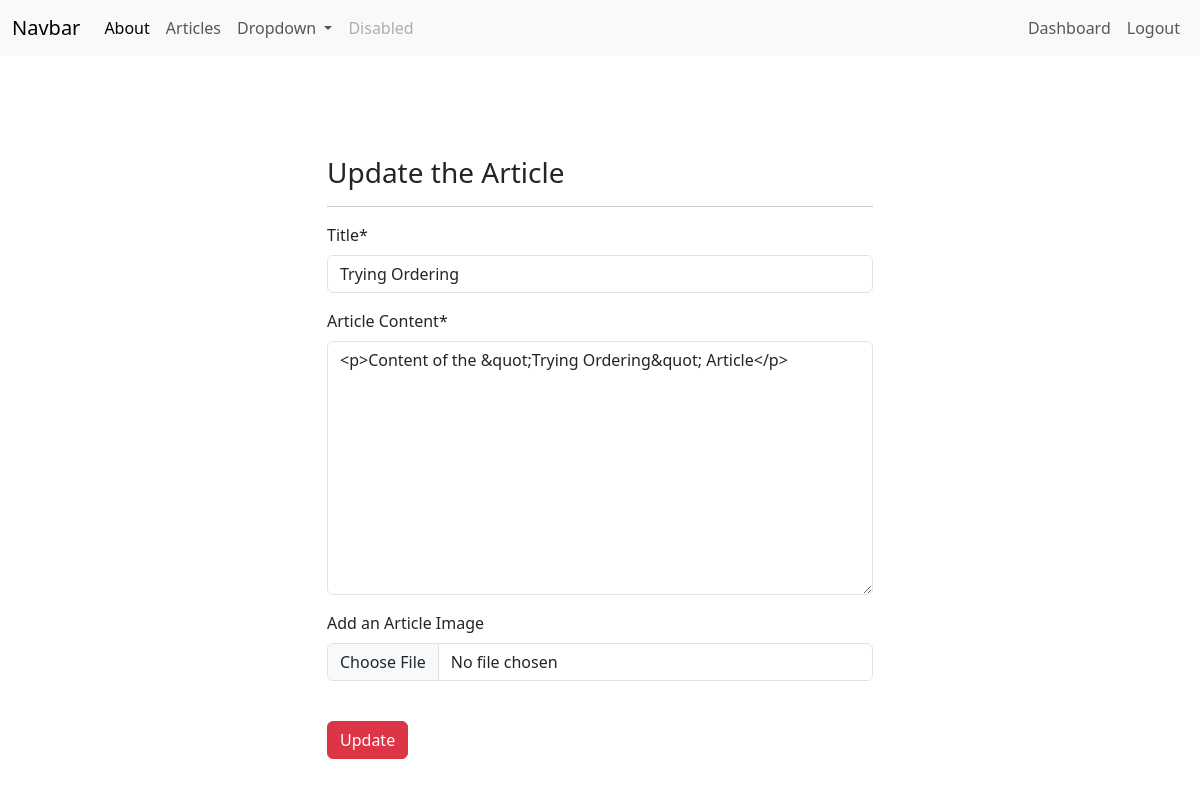
Page /articles/update/19 (signed in) on the committed database.
### article/models.py (models this page shows, shortened)
class Article(models.Model):
    author = models.ForeignKey("auth.User", on_delete=models.CASCADE,
                               verbose_name="Author")
    title = models.CharField(max_length=50, verbose_name="Title")
    content = RichTextField(verbose_name="Article Content")
    created_date = models.DateTimeField(auto_now_add=True,
                                        verbose_name="Date Created")
    article_image = models.FileField(blank=True, null=True,
                                     verbose_name="Add an Article Image")
    class Meta:
        ordering = ["-created_date"]

### article/views.py (the view)
# urls.py: path("update/<int:id>", views.updateArticle, name="update"),
@login_required(login_url="user:login")
def updateArticle(request, id):
    article = get_object_or_404(Article, id=id)
    form = ArticleForm(request.POST or None, request.FILES or None, instance=article)
    if form.is_valid():
        article = form.save(commit=False)
        article.author = request.user
        article.save()
        messages.success(request, "Article updated successfully!")
        return redirect("index")
    if request.POST.get("title") and not request.POST.get("content"):
        messages.info(request, "Content can't be empty!")
        form = ArticleForm(instance=article)
        return render(request, "update.html", {"form": form})
    return render(request, "update.html", {"form": form})

### article/forms.py
class ArticleForm(forms.ModelForm):
    class Meta:
        model = Article
        fields = ["title", "content", "article_image"]

### templates/update.html (shortened to what this page needs)
{% extends 'layout.html' %}
{% block body %}
{% load crispy_forms_tags %}
<div class="row">
    <div class="col-md-6 offset-md-3">
        <h3>Update the Article</h3>
        <hr>
        <form method = "post" enctype="multipart/form-data">
            {{form|crispy}}
            <br>
            <button type = "submit" class = "btn btn-danger">Update</button>
        </form>
    </div>
</div>
{% endblock %}

### rows in the picture
Article: title "Trying Ordering", content "<p>Content of the &quot;Trying Ordering&quot; Article</p>"
